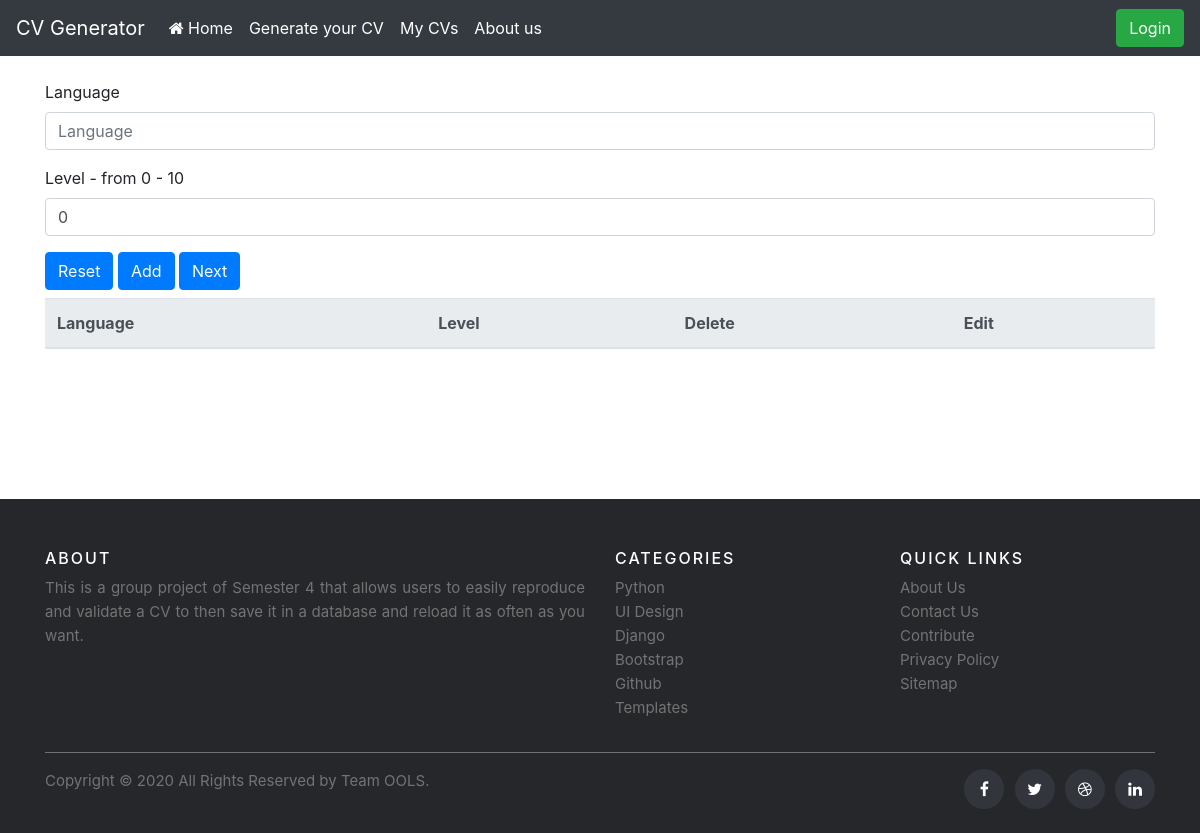
Page /language_view/3/ on the earlier database version.
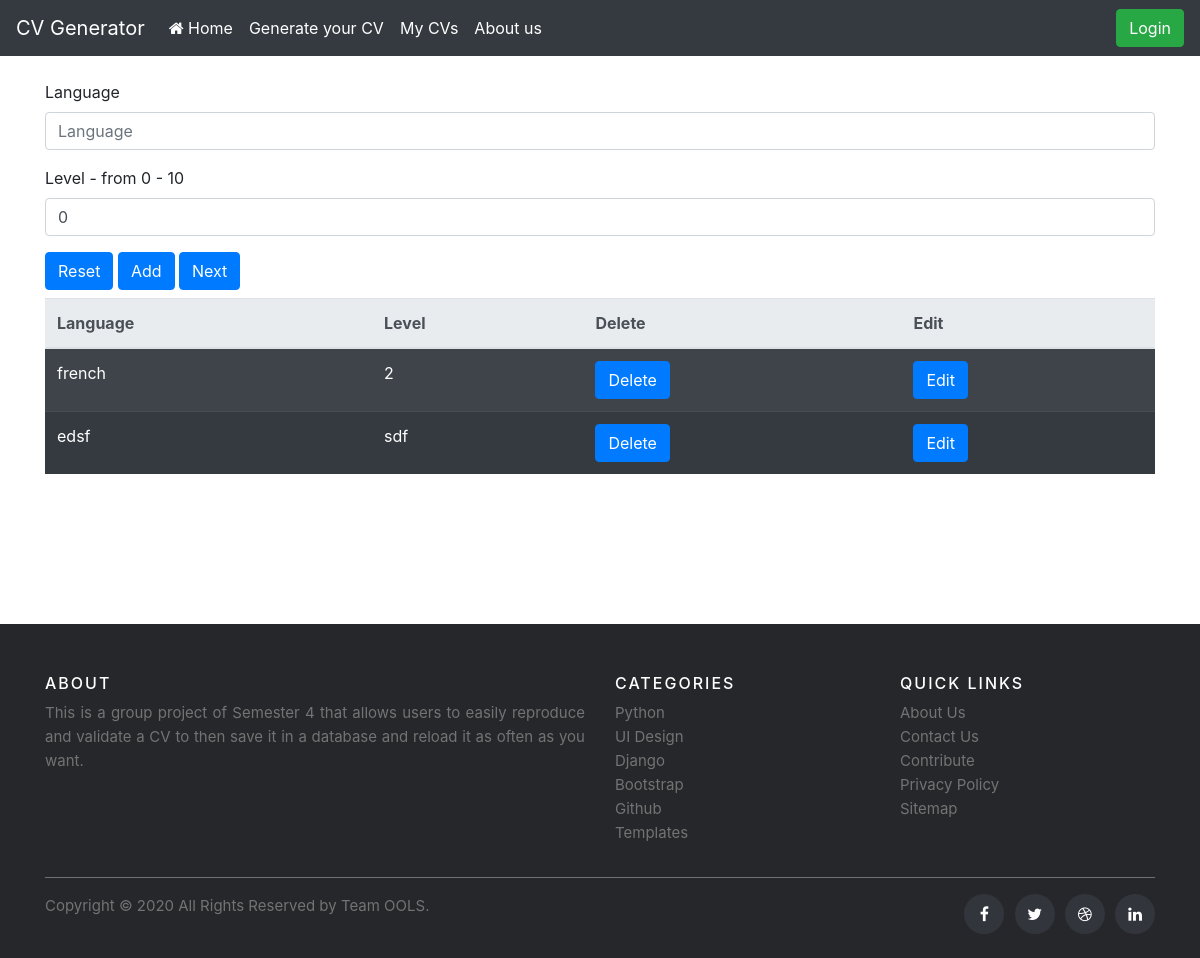
Same page on the later database version.
### cvsite/models.py (models this page shows)
class Language(models.Model):
    language = models.CharField(max_length=20, blank=False)
    level = fields.IntegerRangeField("Level - from 0 - 10", min_value=0, max_value=10, default=0)
    data = models.ForeignKey(Data, on_delete=models.CASCADE)

### cvsite/views.py (the view)
# urls.py: path('language_view/<data>/', language_view, name='language'),
def language_view(request, data=None):
    mylanguage = Language.objects.all().filter(data=data)
    if 'add' in request.POST:
        if request.method == 'POST':
            form = LanguageForm(request.POST)
            if form.is_valid():
                lg = form.save(commit=False)
                lg.data_id = data
                lg.save()
                messages.success(request, 'Language saved')
                return redirect('language', data=data)
    else:
        form = LanguageForm()
    return render(request, 'form_language.html', {'form': form, 'mylg': mylanguage, })

### cvsite/forms.py
class LanguageForm(forms.ModelForm):
    class Meta:
        model = Language
        fields = '__all__'
        exclude = ['data']

### templates/form_language.html (shortened to what this page needs)
{% extends 'base.html' %}
{% load bootstrap4 %}
{% block content %}
    <form action="" method="post">
        {% bootstrap_form form %}
        <button type="reset" class="btn btn-primary mb-2">Reset</button>
        <button type="submit" class="btn btn-primary mb-2" name="add">Add</button>
        <a href="{% url 'next_lang' %}" class="btn btn-primary mb-2">Next</a>
    </form>
    <table class="table table-striped table-dark">
        <thead class="thead-light">
        <tr>
            <th>Language</th>
            <th>Level</th>
            <th>Delete</th>
            <th>Edit</th>
        </tr>
        </thead>{% for element in mylg %}
        <tr>
            <td>{{ element.language }}</td>
            <td>{{ element.level }}</td>
            <td><a href="{% url 'language_del' data=element.data_id pk=element.id %}"
                   class="btn btn-primary btn-xs">Delete</a></td>
            <td><a href="{% url 'language_edit' data=element.data_id pk=element.id %}"
                   class="btn btn-primary btn-xs">Edit</a></td>
        </tr>
    {% endfor %}
    </table>
{% endblock %}

Differences in the rows shown:
added Language: language "french", level "2"
added Language: language "edsf", level "sdf"
